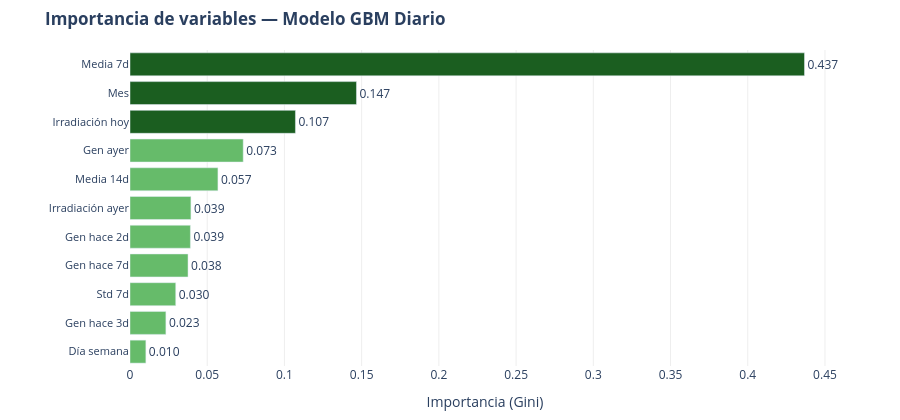

Notebook cell for this chart:
### Code cell
# ── Importancia de variables del modelo diario ────────────────────────────────
imp = pd.Series(gbm_d.feature_importances_, index=FEATS_D).sort_values(ascending=True)
etiquetas = {
    'lag1d':'Gen ayer', 'lag2d':'Gen hace 2d', 'lag3d':'Gen hace 3d',
    'lag7d':'Gen hace 7d', 'roll_mean7':'Media 7d', 'roll_std7':'Std 7d',
    'roll_mean14':'Media 14d', 'irr_dia':'Irradiación hoy',
    'irr_lag1':'Irradiación ayer', 'Mes':'Mes', 'dow':'Día semana'}
imp.index = [etiquetas.get(f, f) for f in imp.index]

fig_imp = go.Figure(go.Bar(
    x=imp.values, y=imp.index, orientation='h',
    marker_color=['#1B5E20' if i >= len(imp)-3 else '#66BB6A'
                  for i in range(len(imp))],
    text=[f'{v:.3f}' for v in imp.values], textposition='outside'))
fig_imp.update_layout(
    title='<b>Importancia de variables — Modelo GBM Diario</b>',
    xaxis=dict(title='Importancia (Gini)', showgrid=True, gridcolor='#eee'),
    yaxis=dict(tickfont=dict(size=11)),
    plot_bgcolor='white', height=420,
    margin=dict(l=130, r=60, t=50, b=30))
fig_imp.show()

### Figure 1 — Plotly figure (JSON) as saved in the notebook; plotly's stock layout.template omitted (floating-point values rounded to 4 significant figures)
{"data": [{"marker": {"color": ["#66BB6A", "#66BB6A", "#66BB6A", "#66BB6A", "#66BB6A", "#66BB6A", "#66BB6A", "#66BB6A", "#1B5E20", "#1B5E20", "#1B5E20"]}, "orientation": "h", "text": ["0.010", "0.023", "0.030", "0.038", "0.039", "0.039", "0.057", "0.073", "0.107", "0.147", "0.437"], "textposition": "outside", "type": "bar", "x": [0.01027, 0.02323, 0.02962, 0.03757, 0.03911, 0.03944, 0.05694, 0.07331, 0.1071, 0.1466, 0.4367], "y": ["Día semana", "Gen hace 3d", "Std 7d", "Gen hace 7d", "Gen hace 2d", "Irradiación ayer", "Media 14d", "Gen ayer", "Irradiación hoy", "Mes", "Media 7d"]}], "layout": {"height": 420, "margin": {"b": 30, "l": 130, "r": 60, "t": 50}, "plot_bgcolor": "white", "title": {"text": "<b>Importancia de variables — Modelo GBM Diario</b>"}, "xaxis": {"gridcolor": "#eee", "showgrid": true, "title": {"text": "Importancia (Gini)"}}, "yaxis": {"tickfont": {"size": 11}}}}
